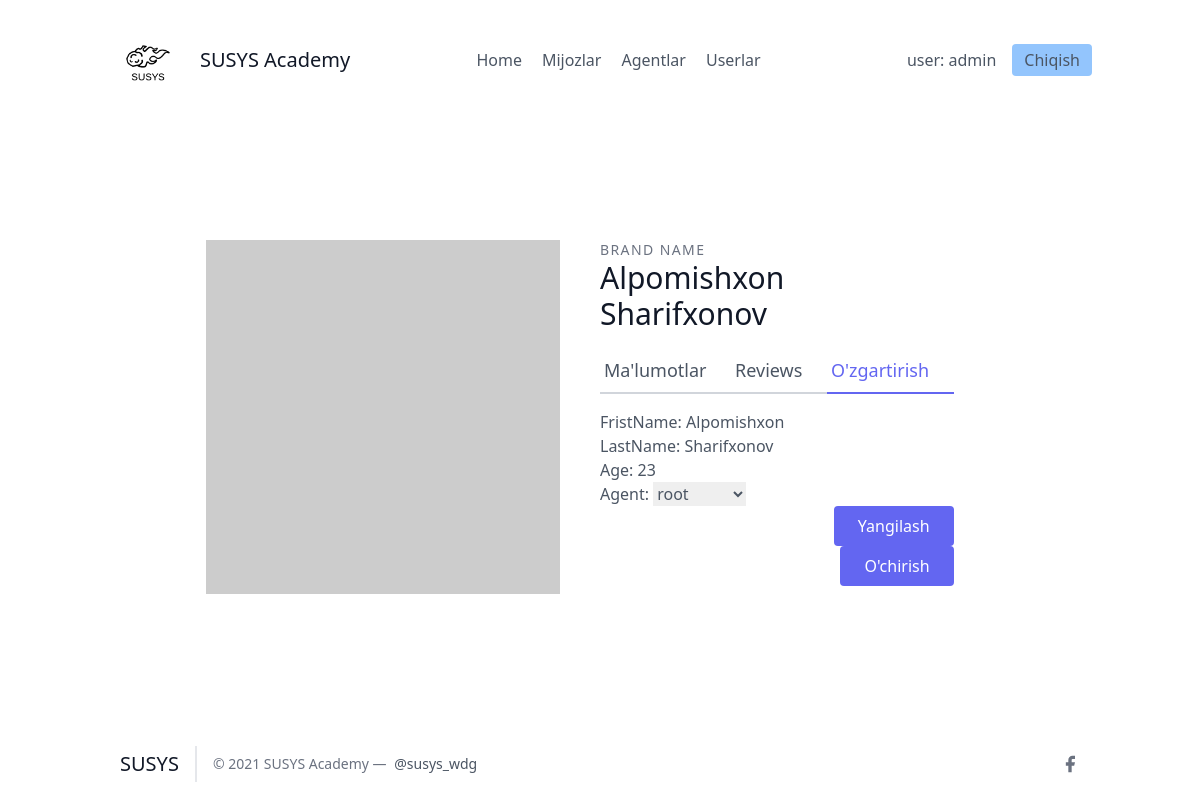
/leads/1/update_detail (signed in), run on the app's committed database.
### leads/models.py (models this page shows, shortened)
class User(AbstractUser):
  pass

class Lead(models.Model):
  fristName = models.CharField(max_length=20)
  lastName = models.CharField(max_length=20)
  age = models.IntegerField(default=0)
  email = models.EmailField(max_length=50)
  agent = models.ForeignKey("Agent", blank = True, on_delete=models.CASCADE)

### leads/views.py (the view, shortened to what this page needs)
# urls.py: path('<int:pk>/update_detail', LeadUpdateView.as_view(), name="update"),
class LeadUpdateView(LoginRequiredMixin, UpdateView):
  template_name = "leads/update.html"
  form_class = LeadModelForm
  queryset = models.Lead.objects.all()

### leads/forms.py
class  LeadModelForm(forms.ModelForm):
  class Meta:
    model =Lead
    fields = (
      "fristName",
      "lastName",
      "age",
      "agent"
    )

### leads/models.py (called while the page is built)
  def __str__(self):
    return str(self.user)

### leads/templates/leads/update.html (shortened to what this page needs)
{% extends 'main.html' %}
{% block content %}
    <section class="text-gray-600 body-font overflow-hidden">
    <div class="container px-5 py-24 mx-auto">
    <div class="lg:w-4/5 mx-auto flex flex-wrap">
        <img alt="ecommerce" class="lg:w-1/2 w-full lg:pr-10 lg:py-6 mb-6 lg:mb-0 object-cover object-center rounded" src="https://dummyimage.com/400x400">
      <div class="lg:w-1/2 w-full lg:pr-10 lg:py-6 mb-6 lg:mb-0">
        <h2 class="text-sm title-font text-gray-500 tracking-widest">BRAND NAME</h2>
        <h1 class="text-gray-900 text-3xl title-font font-medium mb-4">{{lead.fristName}} {{lead.lastName}}</h1>
        <div class="flex mb-4">
          <a href="{% url 'leads:detallar' lead.pk %}" class="flex-grow border-b-2 border-gray-300 py-2 text-lg px-1">
            Ma'lumotlar
          </a>
          <a class="flex-grow border-b-2 border-gray-300 py-2 text-lg px-1">
            Reviews
          </a>
          <a href="{% url 'leads:update' lead.pk %}" class="flex-grow text-indigo-500 border-b-2 border-indigo-500 py-2 text-lg px-1">
            O'zgartirish
          </a>
        </div>
        <form method="post">
            <p>
            {{ form.as_p }}
            <button type="submit" class="flex ml-auto text-white bg-indigo-500 border-0 py-2 px-6 focus:outline-none hover:bg-indigo-600 rounded">Yangilash</button>
            <button class="flex ml-auto text-white bg-indigo-500 border-0 py-2 px-6 focus:outline-none hover:bg-indigo-600 rounded"><a href="{% url 'leads:delete' lead.pk %}">O'chirish </a></button>
        </form>
      </div>
    </div>
    </div>
    </section>
{% endblock %}

### template/details/navbar.html (shortened to what this page needs)
{% load static %}
<header class="text-gray-600 body-font">
  <div class="container mx-auto flex flex-wrap p-5 flex-col md:flex-row items-center">
    <a class="flex title-font font-medium items-center text-gray-900 mb-4 md:mb-0">
      <img src="{% static 'img/logo-dark.png' %}" style="width: 80px;" alt="Logo">
      <span class="ml-3 text-xl">SUSYS Academy</span>
    </a>
    <nav class="md:ml-auto md:mr-auto flex flex-wrap items-center text-base justify-center">
      <a href="/" class="mr-5 hover:text-gray-900">Home</a>
      <a href="/leads/" class="mr-5 hover:text-gray-900">Mijozlar</a>
      <a href="/agents/" class="mr-5 hover:text-gray-900">Agentlar</a>
      <a href="/users/" class="mr-5 hover:text-gray-900">Userlar</a>
    </nav>
    {% if request.user.is_authenticated %}
      user: {{ request.user.username }}
      <button class="ml-4 inline-flex items-center bg-blue-300 border-0 py-1 px-3 focus:outline-none hover:bg-blue-200 rounded text-base mt-4 md:mt-0">
        <a href="{% url 'logout'%}">
          Chiqish
        </a>
      </button>
    {% endif %}
  </div>
</header>

### data on the page
User: user.username "admin"
Lead: fristName "Alpomishxon", lastName "Sharifxonov", age "23", agent "root"
